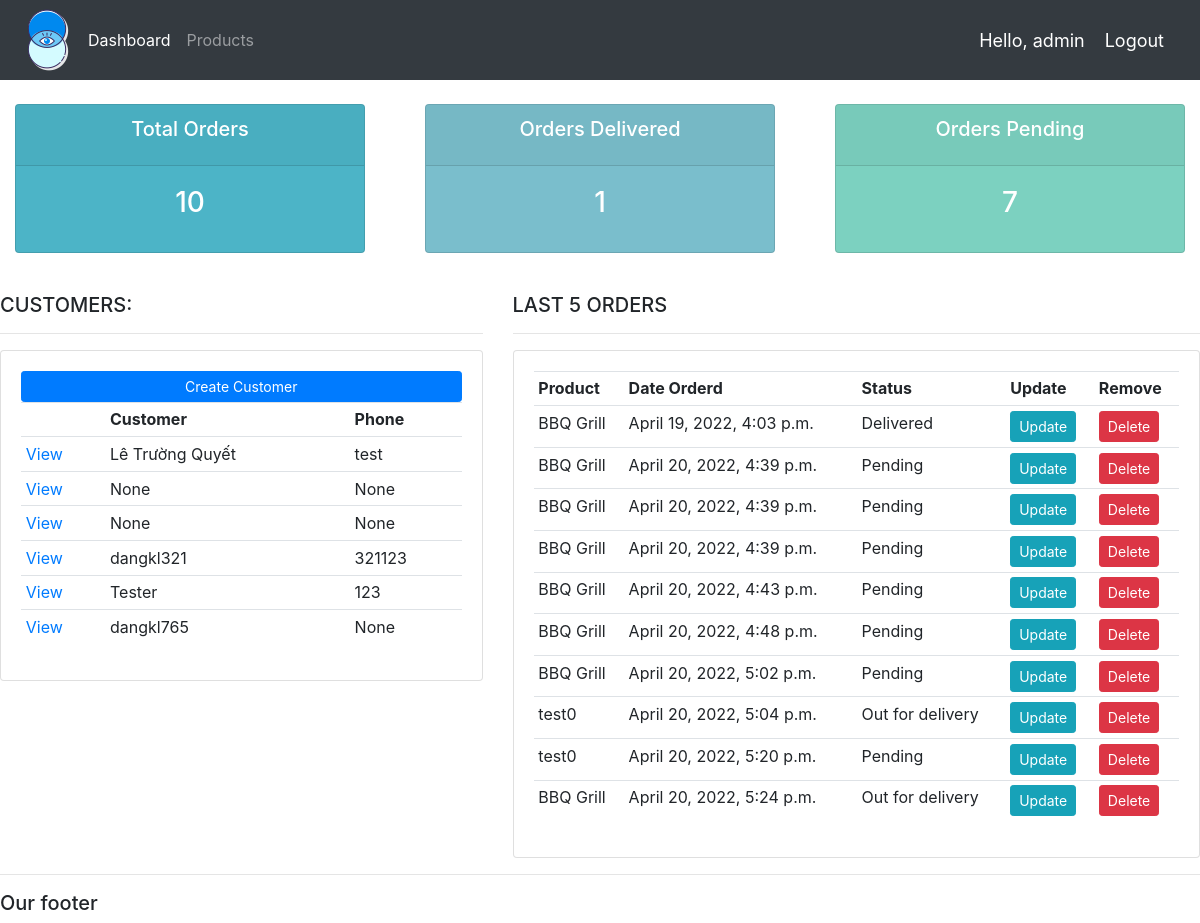
The app's page / (signed in), older data.
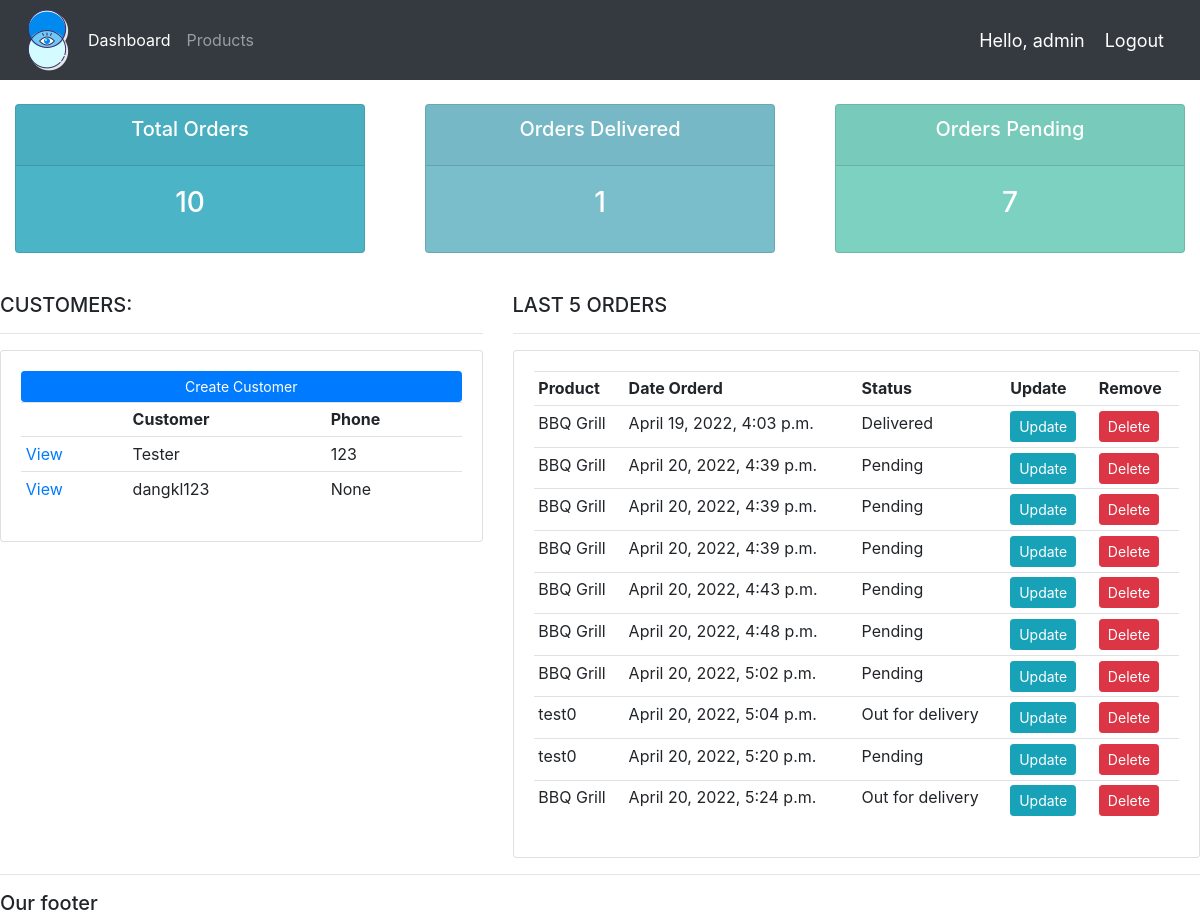
The same page, newer data.
### accounts/models.py (models this page shows, shortened)
class Customer(models.Model):
    user = models.OneToOneField(User, null = True, blank = True, on_delete = models.CASCADE)
    name = models.CharField(max_length = 200, null = True)
    phone = models.CharField(max_length = 200, null = True)
    email = models.CharField(max_length = 200, null = True)
    profile_pic = models.ImageField(default = "logo.png", null = True, blank = True)
    date_created = models.DateTimeField(auto_now_add = True)

class Order(models.Model):
    STATUS = (
        ('Pending', 'Pending'),
        ('Out for delivery', 'Out for delivered'),
        ('Delivered', 'Delivered'),
    )
    customer = models.ForeignKey(Customer, null = True, on_delete = models.SET_NULL)
    product = models.ForeignKey(Product, null = True, on_delete = models.SET_NULL)
    date_created = models.DateTimeField(auto_now_add = True)
    status = models.CharField(max_length = 200, null = True, choices = STATUS)
    note = models.CharField(max_length = 200, null = True, choices = STATUS)

class Product(models.Model):
    CATEGORY = (
        ('Indoor', 'Indoor'),
        ('Out Door', 'Out Door'),
    )
    name = models.CharField(max_length = 200, null = True)
    price = models.FloatField(null = True)
    category = models.CharField(max_length = 200, null = True, choices = CATEGORY)
    description = models.CharField(max_length = 200, null = True, blank = True)
    date_created = models.DateTimeField(auto_now_add = True)
    tags = models.ManyToManyField(Tag)
    def __str__(self):
        return self.name

### accounts/decorators.py (the view)
    def wrapper_func(request, *args, **kwargs):
        group = None
        if request.user.groups.exists():
            group = request.user.groups.all()[0].name
        if "customer" == group:
            return redirect("user_page")
        if "admin" == group:
            return view_func(request, *args, **kwargs)
        return HttpResponse("You are not authorized to view this page")

### accounts/views.py (called while the page is built)
@login_required(login_url="login")
@admin_only
def home(request):
    orders = Order.objects.all()
    customers = Customer.objects.all()
    total_customers = customers.count()
    total_orders = orders.count()
    deliver = orders.filter(status = 'Delivered').count()
    pending = orders.filter(status = 'Pending').count()
    context = {
        'orders': orders,
        'customers': customers,
        'total_customers': total_customers,
        'total_orders': total_orders,
        'deliver': deliver,
        'pending': pending}
    return render(request, 'accounts/dashboard.html', context)

### accounts/templates/accounts/dashboard.html
{% extends 'accounts/main.html' %}
{% block content %}
{% include 'accounts/status.html'%}
    <br>
    <div class="row">
        <div class="col-md-5">
            <h5>CUSTOMERS:</h5>
            <hr>
            <div class="card card-body">
                <a class="btn btn-primary  btn-sm btn-block" href="">Create Customer</a>
                <table class="table table-sm">
                    <tr>
                        <th></th>
                        <th>Customer</th>
                        <th>Phone</th>
                    </tr>
                    {% for customer in customers %}
                        <tr>
                            <td><a href = "{% url 'customer' customer.id %}">View</a></td>
                            <td>{{customer.name}}</td>
                            <td>{{customer.phone}}</td>
                        </tr>
                    {% endfor %}
                </table>
            </div>
        </div>
        <div class="col-md-7">
            <h5>LAST 5 ORDERS</h5>
            <hr>
            <div class="card card-body">
                <table class="table table-sm">
                    <tr>
                        <th>Product</th>
                        <th>Date Orderd</th>
                        <th>Status</th>
                        <th>Update</th>
                        <th>Remove</th>
                    </tr>
                    {% for order in orders %}
                        <tr>
                            <td>{{order.product}}</td>
                            <td>{{order.date_created}}</td>
                            <td>{{order.status}}</td>
                            <td><a class = "btn btn-sm btn-info" href = "{% url 'update_order' order.id %}">Update</a></td>
                            <td><a class = "btn btn-sm btn-danger" href = "{% url 'delete_order' order.id %}">Delete</a></td>
                        </tr>
                    {% endfor %}
                </table>
            </div>
        </div>
    </div>
{% endblock %}

### accounts/templates/accounts/main.html (shortened to what this page needs)
{% load static %}
<!DOCTYPE html>
<html>
    <head>
        <link rel = "stylesheet" type = "text/css" href = "{% static 'css/main.css' %}">
    </head>
    <body>
        {% include 'accounts/navbar.html' %}
        {% block content %}
        {% endblock%}
        <hr>
        <h5>Our footer</h5>
    </body>
</html>

### accounts/templates/accounts/navbar.html (shortened to what this page needs)
{% load static %}
<link rel="stylesheet" href="https://cdn.jsdelivr.net/npm/bootstrap@4.3.1/dist/css/bootstrap.min.css">
<nav class="navbar navbar-expand-lg navbar-dark bg-dark">
    <img src = "{% static 'images/logo.png'%}">
    <div class="collapse navbar-collapse" id="navbarNav">
      <ul class="navbar-nav">
        {% if request.user.is_staff %}
          <li class="nav-item active">
            <a class="nav-link" href="{% url 'home' %}">Dashboard</a>
          </li>
          <li class="nav-item">
            <a class="nav-link" href="{% url 'products' %}">Products</a>
          </li>
        {% else %}
          <li class="nav-item">
            <a class="nav-link" href="{% url 'account' %}">Settings</a>
          </li>
        {% endif %}
      </ul>
    </div>
    <span class = "hello-msg">Hello, {{request.user}}</span>
    <span><a class = "hello-msg" href = "{% url 'logout' %}">Logout</a></span>
  </nav>

### accounts/templates/accounts/status.html
<br>
<div class="row">
	<div class="col">
		<div class="col-md">
			<div class="card text-center text-white  mb-3" id="total-orders">
			  	<div class="card-header">
			  		<h5 class="card-title">Total Orders</h5>
			  	</div>
			  	<div class="card-body">
			    	<h3 class="card-title">{{total_orders}}</h3>
			  	</div>
			</div>
		</div>
	</div>
	<div class="col">
		<div class="col-md">
			<div class="card text-center text-white  mb-3" id="orders-delivered">
			  	<div class="card-header">
			  		<h5 class="card-title">Orders Delivered</h5>
			  	</div>
			  	<div class="card-body">
			    	<h3 class="card-title">{{deliver}}</h3>
			  	</div>
			</div>
		</div>
	</div>
	<div class="col">
		<div class="col-md">
			<div class="card text-center text-white  mb-3" id="orders-pending">
			  	<div class="card-header">
			  		<h5 class="card-title">Orders Pending</h5>
			  	</div>
			  	<div class="card-body">
			    	<h3 class="card-title">{{pending}}</h3>
			  	</div>
			</div>
		</div>
	</div>
</div>

### static/css/main.css (style rules this page uses)
body { background-color: #ebeff5; }
#total-orders { background-color: #4cb4c7; }
#orders-delivered { background-color: #7abecc; }
#orders-pending { background-color: #7CD1C0; }

### accounts/templates/accounts/navbar.html (style rules this page uses)
.hello-msg { font-size: 18px; color: #fff; margin-right: 20px; }

Row changes from the older to the newer data that the page shows:
removed Customer: name "Lê Trường Quyết", phone "test"
removed Customer: name "None", phone "None"
removed Customer: name "None", phone "None"
removed Customer: name "dangkl321", phone "321123"
removed Customer: name "dangkl765", phone "None"
added Customer: name "dangkl123", phone "None"
